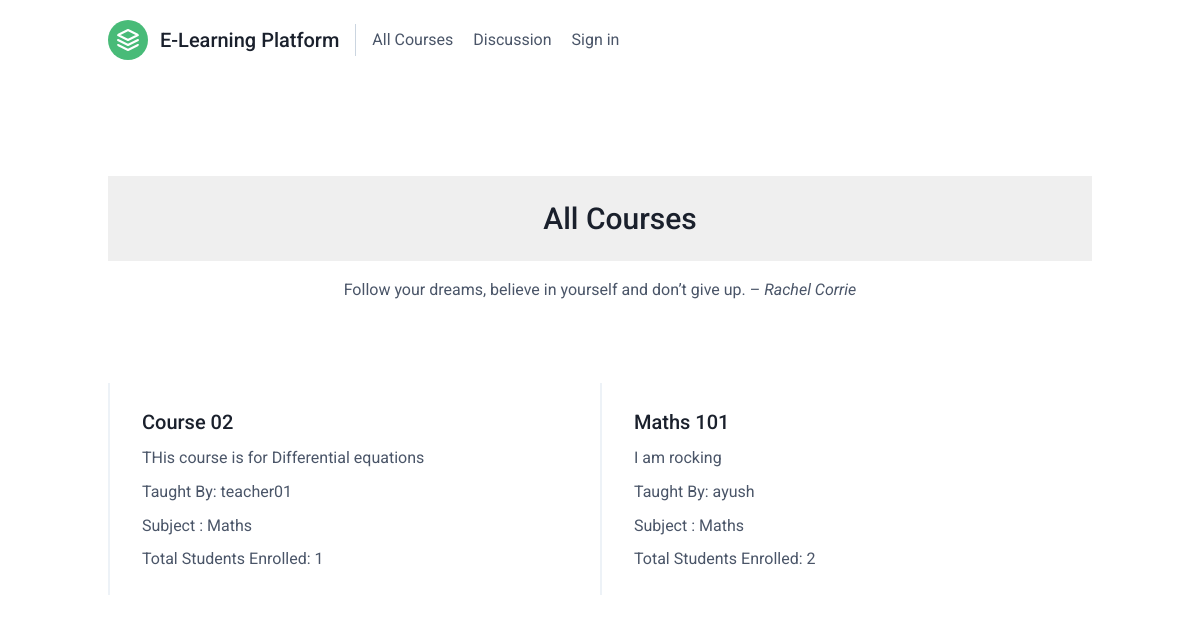
The page /students/course_list/ on the database as committed earlier.
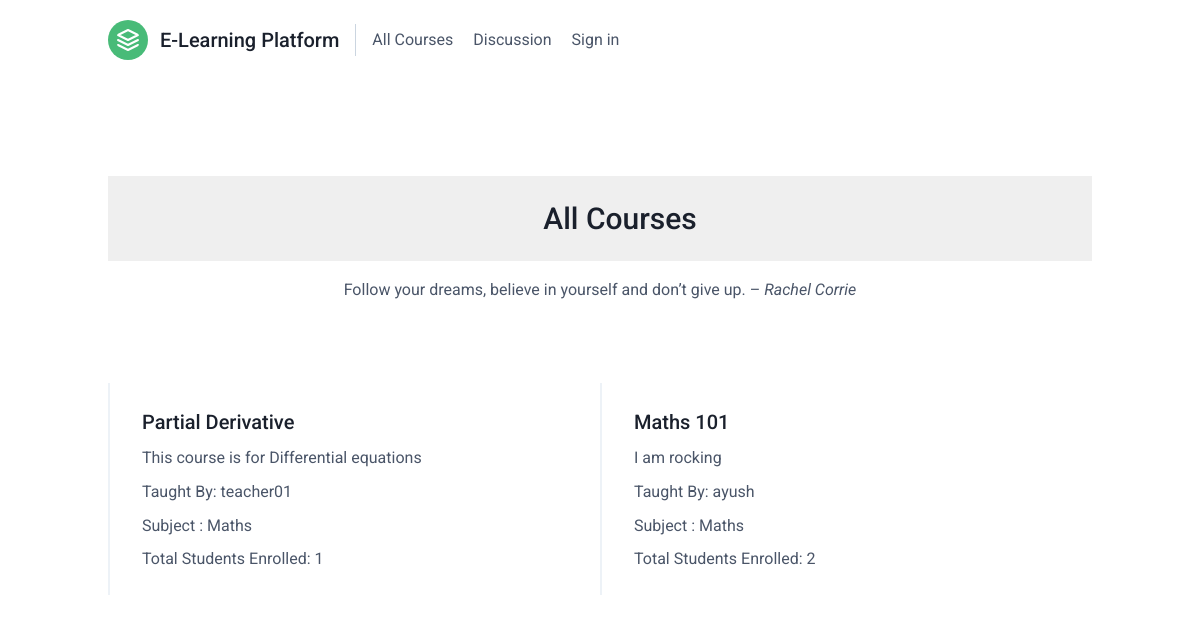
The same page on the database as committed later.
### courses/models.py (models this page shows, shortened)
class Course(models.Model):
    owner = models.ForeignKey(settings.AUTH_USER_MODEL, related_name='courses_created', on_delete=models.CASCADE)
    subject = models.ForeignKey(Subject, related_name='courses', on_delete=models.CASCADE)
    title = models.CharField(max_length=200)
    slug = models.SlugField(max_length=200, unique=True)
    overview = models.TextField()
    created = models.DateTimeField(auto_now_add=True)
    class Meta:
        ordering = ['-created']

class Subject(models.Model):
    title = models.CharField(max_length=200)
    slug = models.SlugField(max_length=200, unique=True)
    class Meta:
        ordering = ['title']

### accounts/models.py (models this page shows)
class User(AbstractUser) :
    class Role(models.TextChoices) :
        STUDENT = "S" ,_("Student")
        PARENT = "P" ,_("Parent")
        TEACHER = "T",_("Teacher")
    role = models.CharField(max_length = 255,choices=Role.choices)
    is_approved= models.BooleanField(default=False)

### students/views.py (the view)
class CourseListView(ListView):
    model = Course
    template_name = 'students/course/all_courses.html'
    def get_queryset(self):
        qs = super().get_queryset()
        if not self.request.user.is_authenticated:
            return qs
        if self.request.user.role == 'S':
            return qs.exclude(student_courses__in=[self.request.user.student])
        else:
            return qs

### students/templates/students/course/all_courses.html (shortened to what this page needs)
{% extends "base.html" %}
{% block content %}
  <section class="text-gray-700 body-font">
  <div class="container px-5 py-24 mx-auto">
    <div class="flex flex-col text-center w-full mb-20">
      <h1 class="sm:text-3xl text-2xl font-medium title-font mb-4 text-gray-900">All Courses</h1>
      <p class="lg:w-2/3 mx-auto leading-relaxed text-base"> Follow your dreams, believe in yourself and don’t give up. – <i>Rachel Corrie </i> </p>
    </div>
    <div class="flex flex-wrap">
      {% for course in object_list %}
        <div class="xl:w-1/4 lg:w-1/2 md:w-full px-8 py-6 border-l-2 border-gray-200">
          <h2 class="text-lg sm:text-xl text-gray-900 font-medium title-font mb-2">{{course.title}}</h2>
          <p class="leading-relaxed text-base mb-2">{{course.overview}}</p>
          <p class="leading-relaxed text-base mb-2">Taught By: {{course.owner.username}}<br>
          <p class="leading-relaxed text-base mb-2">Subject : {{course.subject.title}}</p>
          Total Students Enrolled: {{course.student_courses.all|length}}</p>
        </div>
    {% endfor %}
</section>
{% endblock %}

Rows that differ between the two databases and show on the page:
changed Course "teacher01": title "Course 02" → "Partial Derivative"; overview "THis course is for Differential equations" → "This course is for Differential equations"
